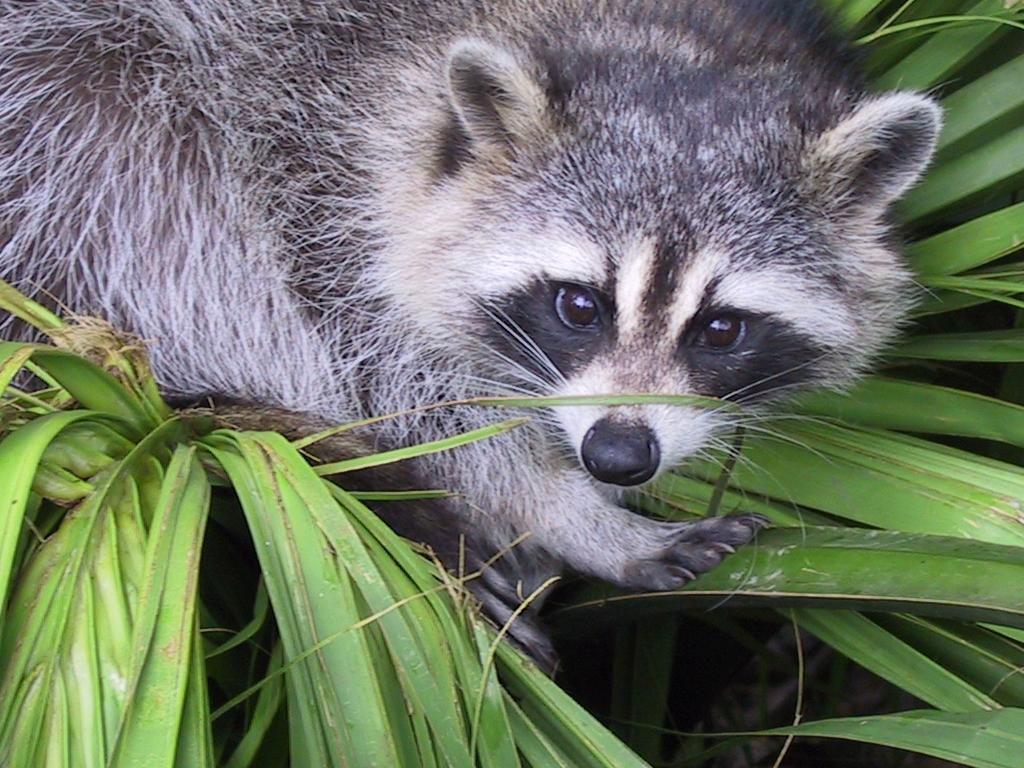
#> input picture Day1/ex04/animal.jpeg, 1024 x 768 px
$ python rotate.py
#> lines starting #> are read from the running program, lines starting #| are printed output that depends on the picture
### Day1/ex02/load_image.py
import cv2
import numpy as np


def ft_load(path: str) -> np.ndarray:
    """
    Load an image from the specified file path and convert it to RGB format.

    Args:
        path (str): The file path to the image.
    Returns:
        np.ndarray: The image in RGB format as a NumPy array.
    """
#> called with path = 'animal.jpeg'
    try:
        if not isinstance(path, str):
            raise TypeError("The path must be a string.")
        img = cv2.imread(path)
#> img is the input picture: shape (768, 1024, 3); mean B, G, R 102.1, 117.7, 110.7
        if img is None:
            raise FileNotFoundError(f"Image not found at path: {path}")
        img_rgb = cv2.cvtColor(img, cv2.COLOR_BGR2RGB)
        if img_rgb.size == 0:
            raise ValueError("The image is empty.")
        print("The shape of image is:", img_rgb.shape)
#| The shape of image is: (768, 1024, 3)
#> (printed output is left out)
        return img_rgb
    except FileNotFoundError as e:
        print(f"Error: {e}")
        return np.array([])
    except TypeError as e:
        print(f"Error: {e}")
        return np.array([])
    except ValueError as e:
        print(f"Error: {e}")
        return np.array([])
    except Exception as e:
        print(f"Unexpected error: {e}")
        return np.array([])

### Day1/ex04/rotate.py
import numpy as np
import matplotlib.pyplot as plt
from load_image import ft_load


def manual_transpose(array: np.ndarray) -> np.ndarray:
    """
    Manually transpose a 2D array without using library transpose functions.

    Args:
        array (np.ndarray): 2D array to transpose
    Returns:
        np.ndarray: Transposed array with swapped dimensions
    Raises:
        TypeError: If input is not a numpy array
        ValueError: If input is not 2D
    """
    if not isinstance(array, np.ndarray):
        raise TypeError("Input must be a numpy array.")
    if array.ndim != 2:
        raise ValueError("Input must be a 2D array.")
    rows, cols = array.shape
    transposed = np.zeros((cols, rows), dtype=array.dtype)
    for i in range(rows):
        for j in range(cols):
            transposed[j, i] = array[i, j]
    return transposed


def crop_square(img: np.ndarray) -> np.ndarray:
    """
    Crop a square region from the center of the image and convert to grayscale.

    Args:
        img (np.ndarray): Input RGB image
    Returns:
        np.ndarray: Cropped square grayscale image
    Raises:
        ValueError: If image dimensions are invalid
    """
    if img.ndim != 3:
        raise ValueError("Image must be 3D (height, width, channels)")
    height, width = img.shape[:2]
#> height = 768; width = 1024
    square_size = min(height, width)
#> square_size = 768
    start_row = (height - square_size) // 2
#> start_row = 0
    start_col = (width - square_size) // 2
#> start_col = 128
    cropped = img[
        start_row:start_row + square_size,
        start_col:start_col + square_size
    ]
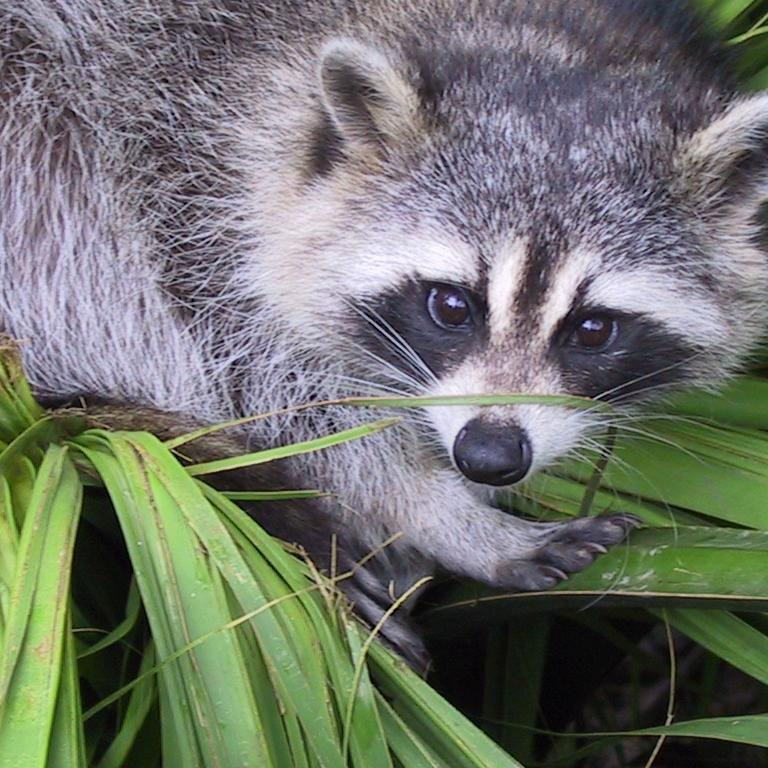
#> cropped: shape (768, 768, 3); mean R, G, B 112.8, 116.5, 108.4
    # Convert to grayscale using proper RGB weights
    grayscale = np.dot(cropped[..., :3], [0.2989, 0.5870, 0.1140])
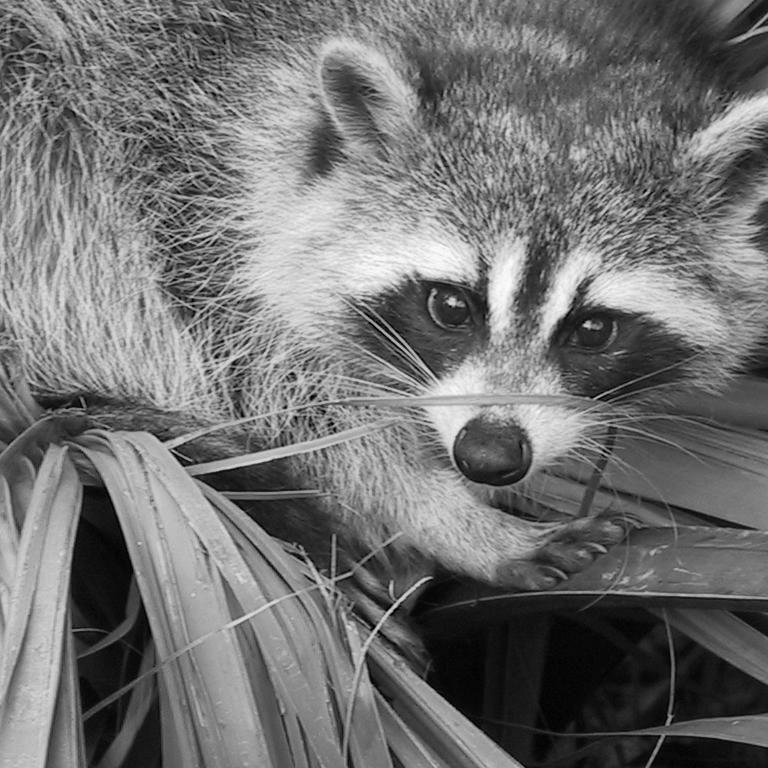
#> grayscale: shape (768, 768) float64; min 0, max 253.2, mean 114.5
    grayscale = grayscale.astype(np.uint8)
    return grayscale


def display_img(img: np.ndarray, title: str = "Image") -> None:
    """
    Display the image using matplotlib.

    Args:
        img (np.ndarray): Image to display
        title (str): Title for the plot
    """
    plt.figure(figsize=(8, 8))
    plt.imshow(img, cmap='gray')
    plt.title(title)
    plt.xlabel("Width")
    plt.ylabel("Height")
    plt.show()


def main() -> None:
    """
    Main function to load image, crop square, transpose and display.
    """
    try:
        img = ft_load("animal.jpeg")
        print(img)
        square_img = crop_square(img)
        print(f"The shape of image is: {square_img.shape}")
#| The shape of image is: (768, 768)
        print(square_img)
#> (printed output is left out)
        transposed_img = manual_transpose(square_img)
#> after the loop in manual_transpose, `for i in range(rows):`:
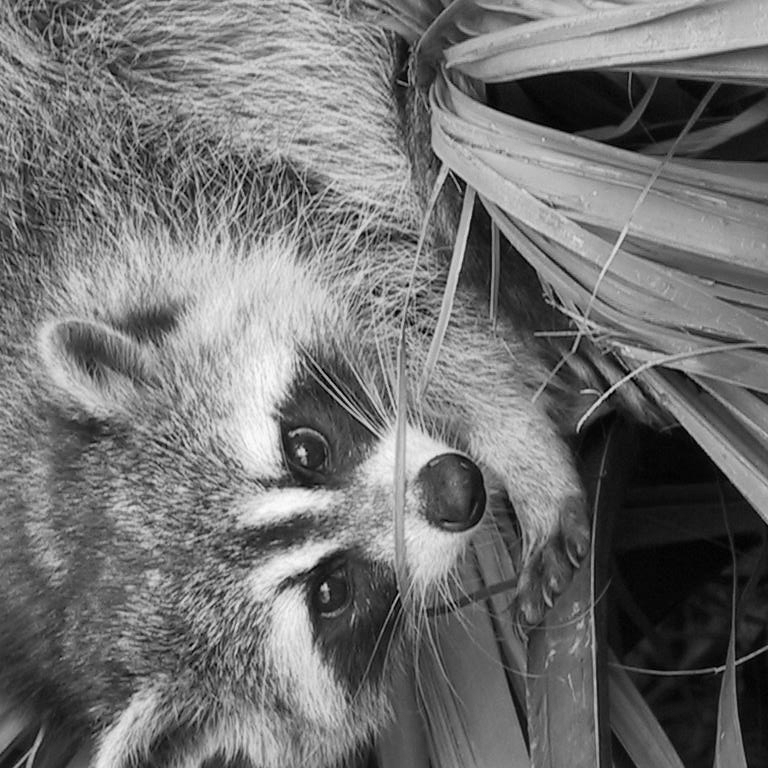
#> transposed: shape (768, 768); min 0, max 253, mean 113.9
        print(f"New shape after Transpose: {transposed_img.shape}")
#| New shape after Transpose: (768, 768)
        print(transposed_img)
#> (printed output is left out)
        display_img(transposed_img, "Transposed Image")
    except TypeError as te:
        print("TypeError:", te)
    except ValueError as ve:
        print("ValueError:", ve)
    except FileNotFoundError as fnfe:
        print("FileNotFoundError:", fnfe)
    except Exception as e:
        print("An unexpected error occurred:", e)


if __name__ == "__main__":
    main()
